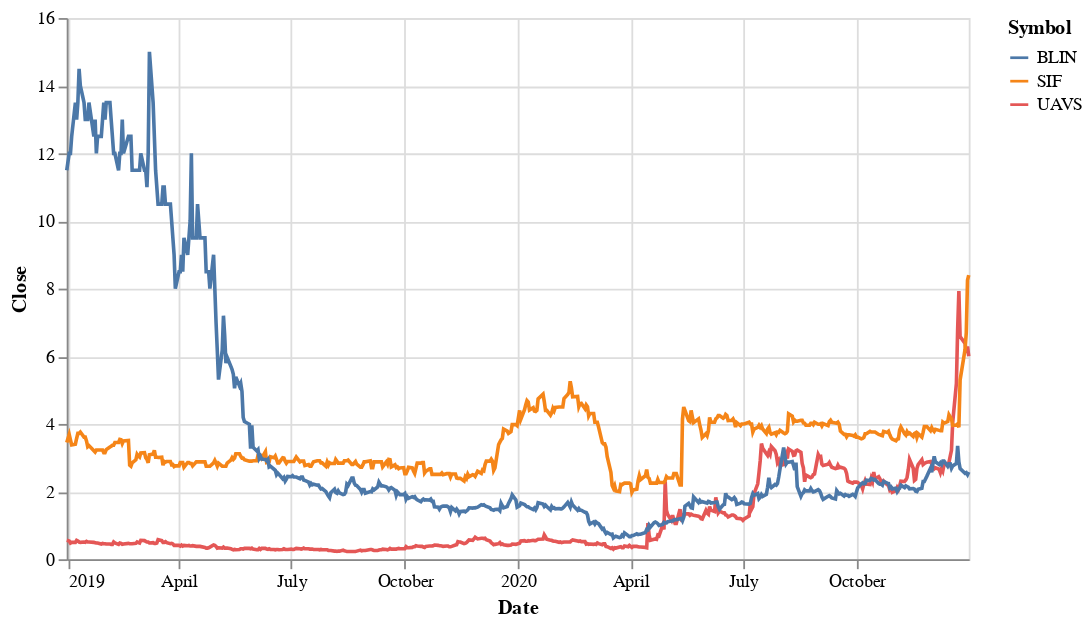

Here is the notebook cell this chart was saved with:
### Code cell
# all 

(alt.
  Chart(stocks).
  mark_line().
  encode(x='Date', y='Close', color='Symbol').
  properties(height=300, width=500))

### Figure 1 — Vega-Lite specification as saved in the notebook (floating-point values rounded to 4 significant figures; data arrays with more than 128 entries replaced by an {"elided": "..."} marker saying what was removed)
{"config": {"view": {"continuousWidth": 400, "continuousHeight": 300}}, "data": {"name": "data-0abaa9f3e1517a4db3e35f7b3b5895c6"}, "mark": "line", "encoding": {"color": {"type": "nominal", "field": "Symbol"}, "x": {"type": "temporal", "field": "Date"}, "y": {"type": "quantitative", "field": "Close"}}, "height": 300, "width": 500, "$schema": "https://vega.github.io/schema/vega-lite/v4.8.1.json", "datasets": {"data-0abaa9f3e1517a4db3e35f7b3b5895c6": {"elided": "1518 records"}}}
